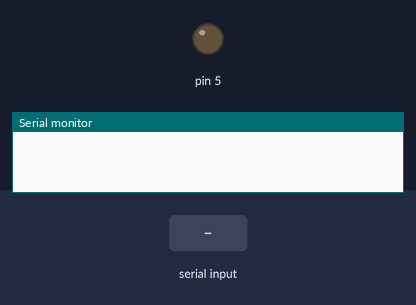
The sketch below on a simulated Arduino Uno, built with avr-gcc and run on an emulated ATmega328P. Parts: output pins drawn as LEDs (lit = HIGH), the last lines printed to the serial monitor. The test bench sets the inputs (shaded band).

Above: at 1.2 s.
1.3 s: "90,45\n" received over Serial
At 4.1 s:
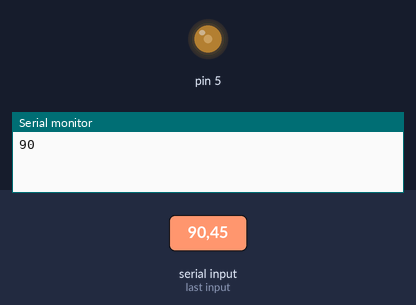
4.3 s: "30,150\n" received over Serial
At 6.7 s:
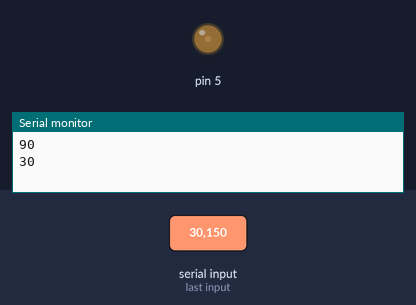
7.3 s: "200\n" received over Serial
At 10.1 s:
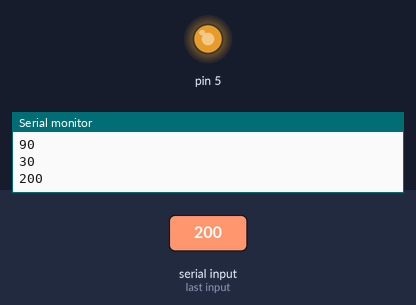
10.3 s: "90\n" received over Serial
At 12.3 s:
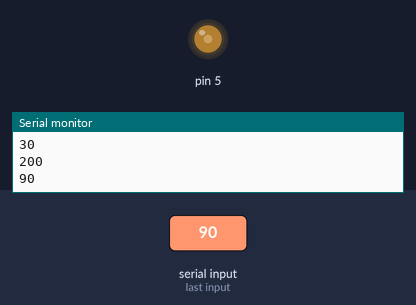
Timing chart, 0 to 13.8 s (numbered marks = the images above; inputs shaded):
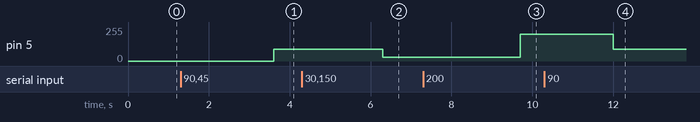

The sketch:

pwm_serial.ino
```cpp
void setup() {
pinMode(5, OUTPUT);
Serial.begin(9600);
}

char c;
char velocidade[5];
int velocidadeint;
int x;
int y=3;
void loop() {

  if(Serial.available()){

  do{
  c=Serial.read();
  velocidade[x]=c;
 // Serial.println(velocidade[x]);
  x++;
  y=0;
  delay(100);
}while(c!='\n');
}
x=0; //resetar char serial
  velocidadeint = atoi(velocidade);

  delay(1000);
 //velocidade = atoi(x);
if(y==0){
  analogWrite(5,velocidadeint);
  Serial.println(velocidadeint);
 // Serial.println(velocidadeint);
//for(int t=0;t<3;t++){
    y=1;
}

  }
```

Measured:
- after the input at 1.3 s, pin 5: 0/255 → 90/255 after 2.3 s
- after the input at 4.3 s, pin 5: 90/255 → 30/255 after 2.0 s
- after the input at 7.3 s, pin 5: 30/255 → 200/255 after 2.4 s
- after the input at 10.3 s, pin 5: 200/255 → 90/255 after 1.7 s
